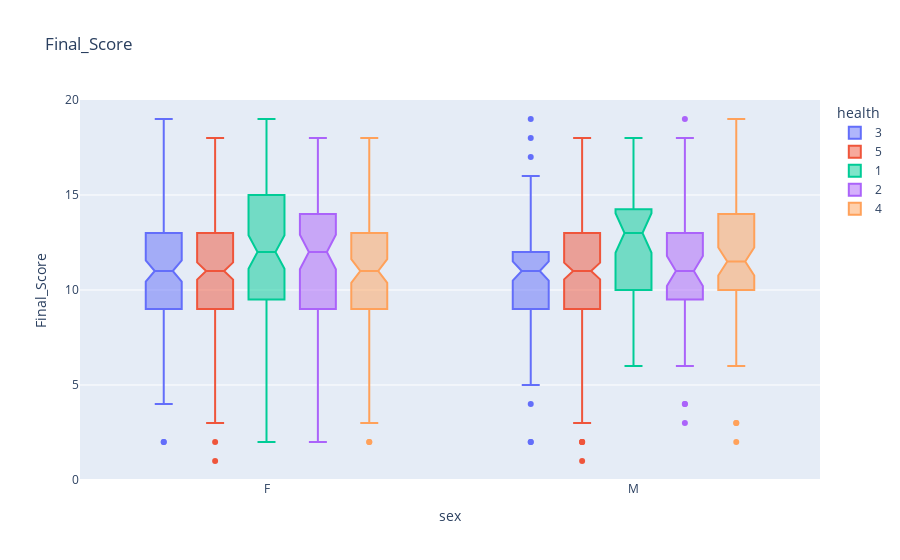

The notebook cell this image was saved under:
### Code cell
fig = px.box(df, x="sex", y="Final_Score", color="health",
             notched=True, # used notched shape
             title="Final_Score",
             #hover_data=["day"] # add day column to hover data
            )
fig.show()

### Figure 1 — Plotly figure (JSON) as saved in the notebook; plotly's stock layout.template omitted (floating-point values rounded to 4 significant figures; data arrays with more than 128 entries replaced by an {"elided": "..."} marker saying what was removed)
{"data": [{"alignmentgroup": "True", "hovertemplate": "health=3<br>sex=%{x}<br>Final_Score=%{y}<extra></extra>", "legendgroup": "3", "marker": {"color": "#636efa"}, "name": "3", "notched": true, "offsetgroup": "3", "orientation": "v", "showlegend": true, "type": "box", "visible": true, "x": {"elided": "215 str values"}, "x0": " ", "xaxis": "x", "y": {"elided": "215 int values"}, "y0": " ", "yaxis": "y"}, {"alignmentgroup": "True", "hovertemplate": "health=5<br>sex=%{x}<br>Final_Score=%{y}<extra></extra>", "legendgroup": "5", "marker": {"color": "#EF553B"}, "name": "5", "notched": true, "offsetgroup": "5", "orientation": "v", "showlegend": true, "type": "box", "visible": true, "x": {"elided": "395 str values"}, "x0": " ", "xaxis": "x", "y": {"elided": "395 int values"}, "y0": " ", "yaxis": "y"}, {"alignmentgroup": "True", "hovertemplate": "health=1<br>sex=%{x}<br>Final_Score=%{y}<extra></extra>", "legendgroup": "1", "marker": {"color": "#00cc96"}, "name": "1", "notched": true, "offsetgroup": "1", "orientation": "v", "showlegend": true, "type": "box", "visible": true, "x": {"elided": "137 str values"}, "x0": " ", "xaxis": "x", "y": {"elided": "137 int values"}, "y0": " ", "yaxis": "y"}, {"alignmentgroup": "True", "hovertemplate": "health=2<br>sex=%{x}<br>Final_Score=%{y}<extra></extra>", "legendgroup": "2", "marker": {"color": "#ab63fa"}, "name": "2", "notched": true, "offsetgroup": "2", "orientation": "v", "showlegend": true, "type": "box", "visible": true, "x": ["F", "F", "F", "M", "F", "M", "F", "F", "F", "F", "F", "F", "M", "M", "M", "M", "M", "M", "F", "F", "F", "M", "M", "M", "M", "M", "F", "F", "F", "F", "M", "M", "F", "F", "F", "F", "F", "F", "F", "M", "M", "M", "F", "M", "M", "F", "F", "F", "M", "F", "M", "F", "F", "F", "F", "F", "F", "M", "M", "M", "M", "M", "M", "M", "F", "F", "F", "M", "M", "M", "M", "M", "F", "F", "F", "F", "F", "M", "M", "F", "F", "F", "F", "F", "F", "F", "F", "F", "M", "M", "F", "F", "M", "F", "F", "M", "M", "F", "F", "F", "F", "F", "F", "F", "F", "F", "F", "F", "M", "F", "F", "M", "M", "F", "M", "F", "F", "F", "F", "M", "F", "M", "M"], "x0": " ", "xaxis": "x", "y": [9, 14, 14, 10, 13, 19, 9, 10, 7, 6, 6, 9, 13, 9, 10, 12, 3, 10, 12, 18, 16, 10, 10, 4, 12, 9, 6, 18, 14, 18, 14, 14, 6, 9, 13, 15, 5, 4, 10, 6, 8, 12, 9, 14, 15, 14, 17, 13, 12, 13, 17, 12, 12, 12, 12, 10, 11, 16, 10, 11, 8, 8, 9, 12, 12, 15, 14, 13, 12, 8, 12, 10, 11, 11, 15, 16, 18, 15, 17, 13, 14, 12, 14, 14, 10, 10, 14, 15, 12, 14, 16, 10, 11, 7, 12, 13, 8, 9, 14, 11, 13, 14, 14, 9, 9, 10, 15, 14, 4, 9, 8, 11, 10, 10, 10, 9, 10, 2, 11, 11, 14, 18, 10], "y0": " ", "yaxis": "y"}, {"alignmentgroup": "True", "hovertemplate": "health=4<br>sex=%{x}<br>Final_Score=%{y}<extra></extra>", "legendgroup": "4", "marker": {"color": "#FFA15A"}, "name": "4", "notched": true, "offsetgroup": "4", "orientation": "v", "showlegend": true, "type": "box", "visible": true, "x": {"elided": "174 str values"}, "x0": " ", "xaxis": "x", "y": {"elided": "174 int values"}, "y0": " ", "yaxis": "y"}], "layout": {"autosize": true, "boxmode": "group", "legend": {"title": {"text": "health"}, "tracegroupgap": 0}, "title": {"text": "Final_Score"}, "xaxis": {"anchor": "y", "autorange": true, "domain": [0, 1], "range": [-0.5056, 1.506], "title": {"text": "sex"}, "type": "category"}, "yaxis": {"anchor": "x", "autorange": true, "domain": [0, 1], "range": [0, 20], "title": {"text": "Final_Score"}, "type": "linear"}}}
